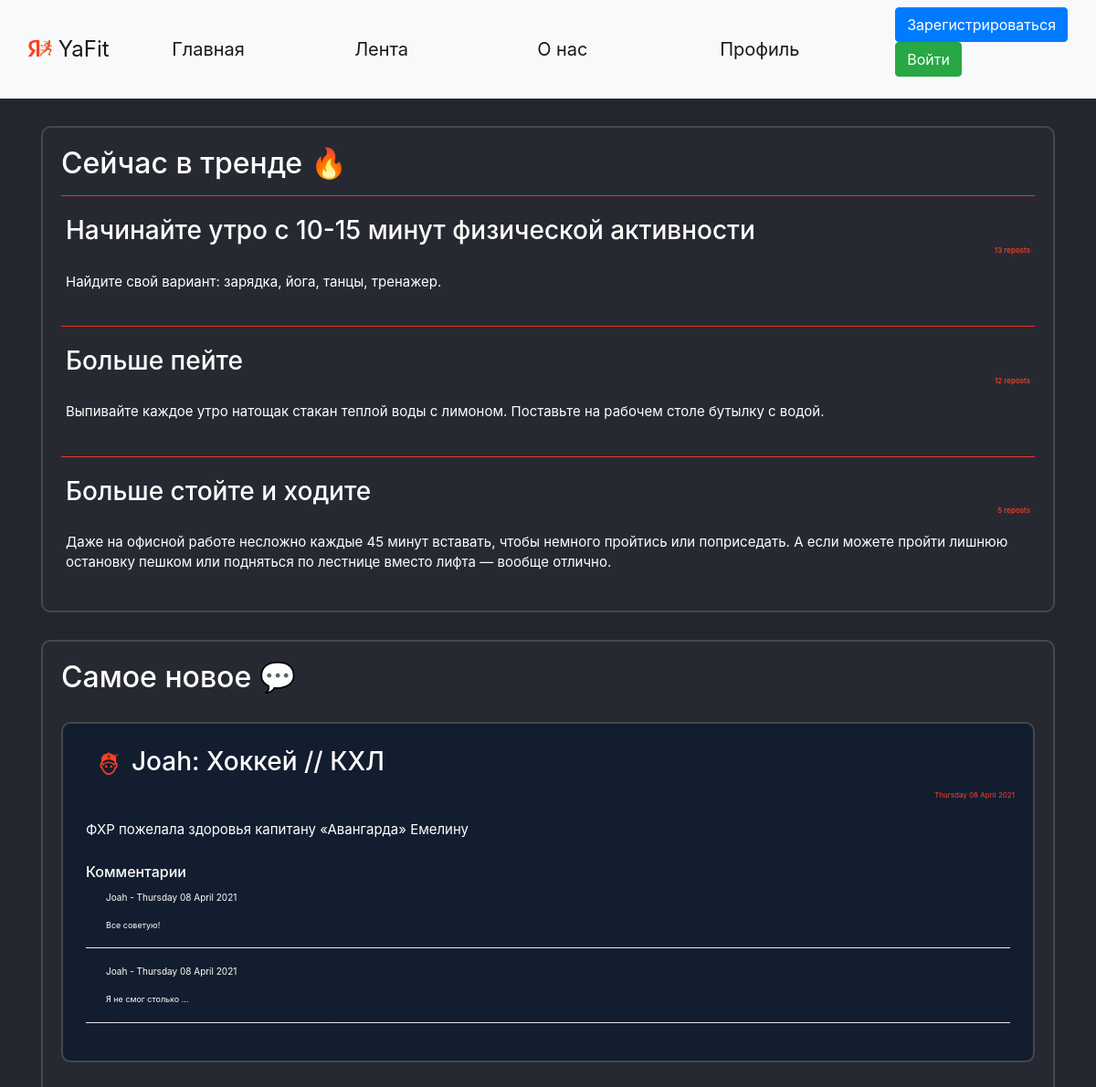
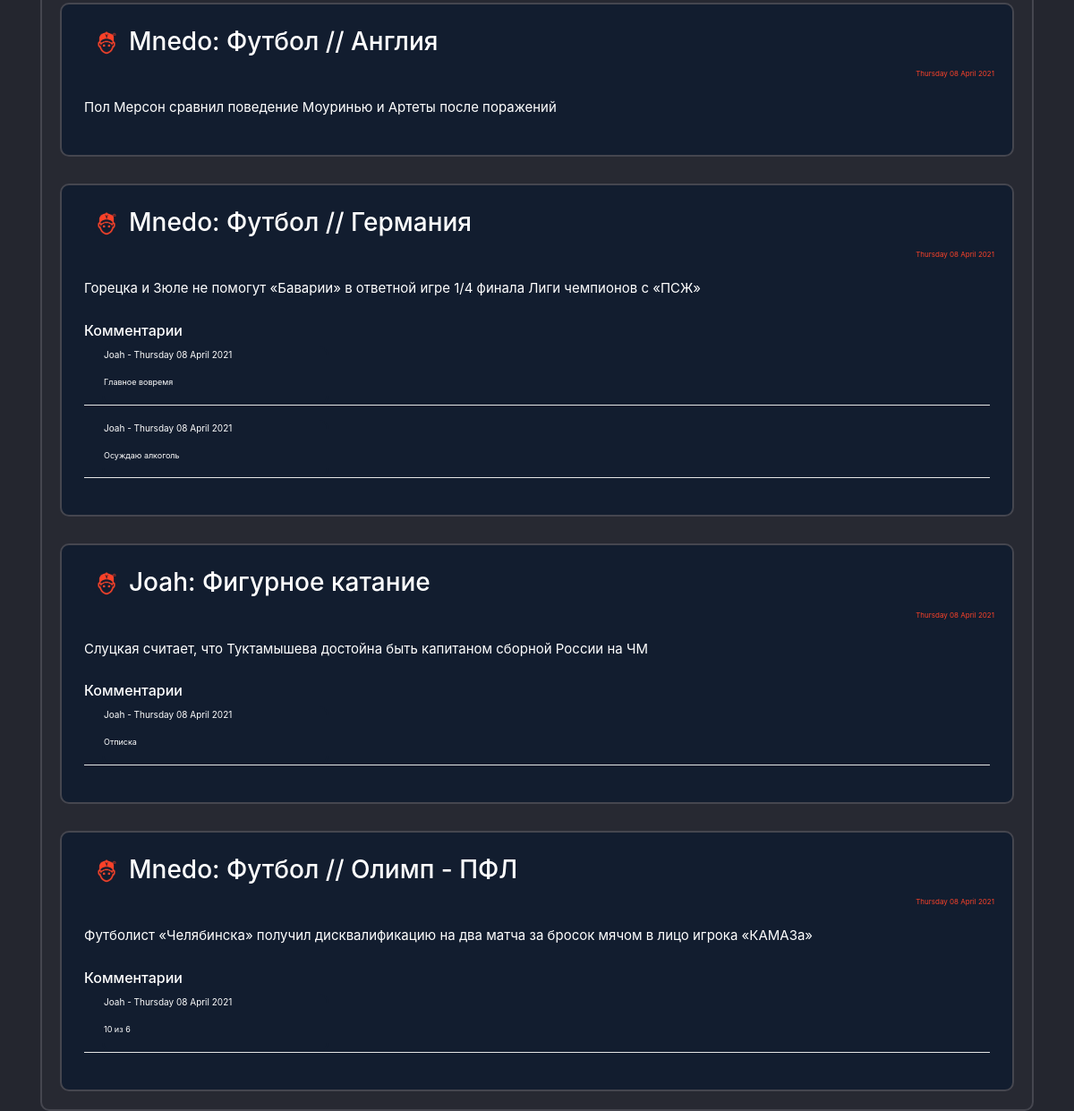
The page / on the database its author committed (2 pictures, top to bottom).
### data/habits.py (models this page shows)
class Habits(SqlAlchemyBase, UserMixin, SerializerMixin):
    __tablename__ = 'habits'
    id = sqlalchemy.Column(sqlalchemy.Integer,
                           primary_key=True, autoincrement=True)
    type = sqlalchemy.Column(sqlalchemy.String)
    period = sqlalchemy.Column(sqlalchemy.Integer)  # days
    about_link = sqlalchemy.Column(sqlalchemy.String)
    count = sqlalchemy.Column(sqlalchemy.Integer, default=0)
    reposts = sqlalchemy.Column(sqlalchemy.Integer, default=0)
    creator = sqlalchemy.Column(sqlalchemy.String, sqlalchemy.ForeignKey("users.id"))
    user = orm.relation('User')

### data/users.py (models this page shows, shortened)
class User(SqlAlchemyBase, UserMixin, SerializerMixin):
    __tablename__ = 'users'
    id = sqlalchemy.Column(sqlalchemy.Integer,
                           primary_key=True, autoincrement=True)
    name = sqlalchemy.Column(sqlalchemy.String)
    surname = sqlalchemy.Column(sqlalchemy.String)
    nickname = sqlalchemy.Column(sqlalchemy.String)
    age = sqlalchemy.Column(sqlalchemy.Integer)
    status = sqlalchemy.Column(sqlalchemy.String)
    about = sqlalchemy.Column(sqlalchemy.String)
    email = sqlalchemy.Column(sqlalchemy.String, unique=True)
    hashed_password = sqlalchemy.Column(sqlalchemy.String)
    modified_date = sqlalchemy.Column(sqlalchemy.DateTime, default=datetime.datetime.now)
    city_from = sqlalchemy.Column(sqlalchemy.String)
    habit = sqlalchemy.Column(sqlalchemy.String)  # id_1;id_2
    habits = orm.relation("Habits", back_populates='user')
    news = orm.relation("News", back_populates='user')
    comments = orm.relation("Comments", back_populates='user')

### data/news.py (models this page shows)
class News(SqlAlchemyBase, UserMixin, SerializerMixin):
    __tablename__ = 'news'
    id = sqlalchemy.Column(sqlalchemy.Integer,
                           primary_key=True, autoincrement=True)
    title = sqlalchemy.Column(sqlalchemy.String)
    content = sqlalchemy.Column(sqlalchemy.String)
    created_date = sqlalchemy.Column(sqlalchemy.DateTime,
                                     default=datetime.datetime.now)
    user_id = sqlalchemy.Column(sqlalchemy.Integer,
                                sqlalchemy.ForeignKey("users.id"))
    comms = sqlalchemy.Column(sqlalchemy.String)  # id_1;id_2
    user = orm.relation('User')

### data/comments.py (models this page shows)
class Comments(SqlAlchemyBase, UserMixin, SerializerMixin):
    __tablename__ = 'comments'
    id = sqlalchemy.Column(sqlalchemy.Integer,
                           primary_key=True, autoincrement=True)
    content = sqlalchemy.Column(sqlalchemy.String)
    created_date = sqlalchemy.Column(sqlalchemy.DateTime,
                                     default=datetime.datetime.now)
    user_id = sqlalchemy.Column(sqlalchemy.Integer,
                                sqlalchemy.ForeignKey("users.id"))
    user = orm.relation('User')

### main.py (the view)
@app.route("/")
def index():
    db_sess = db_session.create_session()
    habits = db_sess.query(Habits).all()
    habits = sorted(habits, key=lambda x: -int(x.reposts))
    top_habits = []
    habit_index = 0
    for habit in habits:
        habit_index += 1
        creator_nickname = (db_sess.query(User).filter(User.id == habit.creator).first()).nickname
        top_habits.append({'id': habit.id,
                           'type': habit.type,
                           'period': habit.period,
                           'about_link': habit.about_link,
                           'count': habit.count,
                           'reposts': habit.reposts,
                           'creator': creator_nickname})
        if habit_index == 3:
            break
    rec_news = db_sess.query(News).all()
    rec_news = sorted(rec_news, key=lambda x: x.created_date)
    top_news = []
    news_index = 0
    for news in rec_news:
        news_index += 1
        creator_nickname = (db_sess.query(User).filter(User.id == news.user_id).first()).nickname
        for images in os.listdir('static/img/users_photo'):
            if images == creator_nickname:
                path = images
        path = 'static/img/users_photo/default.jpg'
        comments = []
        if news.comms:
            if ';' in news.comms:
                for com_id in news.comms.split(';'):
                    comments.append(db_sess.query(Comments).filter(Comments.id == com_id).first())
            elif len(news.comms) == 1:
                com_id = news.comms
                comments = [db_sess.query(Comments).filter(Comments.id == com_id).first()]
        else:
            comments = []
        if len(comments) > 1:
            comments = sorted(comments, key=lambda x: x.created_date)
        comments_main = []
        for com in comments:
            comentor_nickname = db_sess.query(User).filter(User.id == com.user_id).first().nickname
            comments_main.append({'id': com.id,
                                  'content': com.content,
                                  'created_date': com.created_date.strftime("%A %d %B %Y"),
                                  'creator': comentor_nickname})
        comments = comments_main
        top_news.append({'id': news.id,
                         'title': news.title,
                         'content': news.content,
                         'created_date': news.created_date.strftime("%A %d %B %Y"),
                         'comms': comments,
                         'creator': creator_nickname,
                         'path': path})
        if news_index == 5:
            break
    return render_template("index.html", top_habits=top_habits, top_news=top_news)

### data/db_session.py (called while the page is built)
def create_session() -> Session:
    global __factory
    return __factory()

### templates/index.html (shortened to what this page needs)
{% extends "base.html" %}
{% block content %}
<div class="page_border">
    <h2>Сейчас в тренде &#128293;</h2>
    {% for habit in top_habits%}
    <hr>
    <div class="menu_item">
        <h3>{{habit['type']}}
            <div class="reposts">
                {{habit['reposts']}} reposts
            </div>
        </h3>
    </div>
    <div class="menu_item">
        <p>{{habit['about_link']}}</p>
    </div>
    {% endfor %}
</div>
<div class="page_border">
    <h2>Самое новое &#128172;</h2>
    {% for new in top_news%}
    <div class="page_border" style="background-color: #121d2f !important;">
        <div class="menu_item">
            <h3><a><img
                    src={{new['path']}} alt="avatar"
                    class="round_avatar"></a>{{new['creator']}}: {{new['title']}} </h3>
        </div>
        <div class="reposts">
            <p>{{new['created_date']}}</p>
        </div>
        <div class="menu_item">
            <p>{{new['content']}}</p>
        </div>
        {% if new['comms'] %}
        <div class="menu_item">
            <h6>Комментарии  </h6>
            {% for com in new['comms'] %}
            <div class="com_label" style="margin-left: 20px; padding: 0; margin-top: 0; margin-bottom;">
                <p style="font-size: 10px;">{{com['creator']}} - {{com['created_date']}}</p>
                <p style="font-size: 9px;">{{com['content']}}
                </p></div>
            <hr style="color: white; background-color: white; padding: 0; margin-top: 0; margin-bottom;">
            {% endfor %}
        </div>
        {% endif %}
    </div>
    {% endfor %}
</div>
{% endblock %}

### templates/base.html (shortened to what this page needs)
<!doctype html>
<html lang="en">
<head>
    <link rel="stylesheet" href="/static/css/style.css?<?=time()?>">
    <link rel="stylesheet"
          href="https://stackpath.bootstrapcdn.com/bootstrap/4.4.1/css/bootstrap.min.css"
>
</head>
<body>
<header>
    <nav class="navbar navbar-expand-lg navbar-light bg-light">
        <div class="container-fluid">
            <a class="navbar-brand" style="width: 250px;" href="/">
                <img src="/static/img/YaFit_logo.png" alt="" width="26" height="18"
                     class="d-inline-block text-align-center" style="margin-bottom:5px;">
                YaFit
            </a>
            <div class="collapse navbar-collapse">
                <ul class="mx-auto navbar-nav">
                    <li class="nav-item">
                        <a class="nav-link active" style="width: 200px;" aria-current="page" href="/">Главная</a>
                    </li>
                    <li class="nav-item">
                        <a class="nav-link active" style="width: 200px;" href="/news">Лента</a>
                    </li>
                    <li class="nav-item">
                        <a class="nav-link active" style="width: 200px;" href="/info">О нас</a>
                    </li>
                    <li class="nav-item">
                        <a class="nav-link active" style="width: 200px;" href="/office">Профиль</a>
                </ul>
                {% if current_user.is_authenticated %}
                <a class="navbar-brand" href="/logout">{{current_user.nickname}}</a>
                {% else %}
                <p>
                    <a class="btn btn-primary " href="/register">Зарегистрироваться</a>
                    <a class="btn btn-success" href="/login">Войти</a>
                </p>
                {% endif %}
            </div>
        </div>
    </nav>
</header>
<main role="main" class="container">
    {% block content %}{% endblock %}
</main>
</body>
</html>

### static/css/style.css (style rules this page uses)
body { background-color: #24262f !important; color: white; }
.nav-item { color: black; font-weight: 400; font-size: 20px !important; }
.navbar-brand { font-size: 24px !important; }
.page_border { background-color: #272932 !important; color: white !important; border: 2px solid #45464F; border-radius: 10px; padding: 20px !important; margin: 0 auto; margin-top: 30px; }
.menu_item { padding: 5px !important; font-size: 15px !important; }
hr { background-color: #FB4229; color: #FB4229; }
.reposts { color: #FB4229 !important; font-size: 8px !important; text-align: right; }
.com_label { background-color: #121d2f !important; color: white !important; border: 2px solid #121d2f; width: 25%; border-radius: 10px; }
.round_avatar { margin-left:10px; margin-right:10px; width: 30px !important; height: 30px !important; border-radius: 50px !important; }

### rows shown on the page
Habits: type "Начинайте утро с 10-15 минут физической активности", about_link "Найдите свой вариант: зарядка, йога, танцы, тренажер."
Habits: type "Больше пейте", about_link "Выпивайте каждое утро натощак стакан теплой воды с лимоном. Поставьте на рабочем столе бутылку с водой."
Habits: type "Больше стойте и ходите", about_link "Даже на офисной работе несложно каждые 45 минут вставать, чтобы немного пройтись или поприседать. А если можете пройти лишнюю остановку пешком или подняться по лестнице вместо лифта — вообще отлично."
User: creator "Joah" "Joah", creator "Joah" "Joah" "Joah" "Joah" "Joah" "Joah"
News: title "Хоккей // КХЛ", content "ФХР пожелала здоровья капитану «Авангарда» Емелину"
Comments: content "Все советую!"
Comments: content "Я не смог столько ..."
User: creator "Mnedo" "Mnedo" "Mnedo"
News: title "Футбол // Англия", content "Пол Мерсон сравнил поведение Моуринью и Артеты после поражений"
News: title "Футбол // Германия", content "Горецка и Зюле не помогут «Баварии» в ответной игре 1/4 финала Лиги чемпионов с «ПСЖ»"
Comments: content "Главное вовремя"
Comments: content "Осуждаю алкоголь"
News: title "Фигурное катание", content "Слуцкая считает, что Туктамышева достойна быть капитаном сборной России на ЧМ"
Comments: content "Отписка"
News: title "Футбол // Олимп - ПФЛ", content "Футболист «Челябинска» получил дисквалификацию на два матча за бросок мячом в лицо игрока «КАМАЗа»"
Comments: content "10 из 6"

### other values the page prints
{{ habit['reposts'] }} "13" "12" "5"
{{ new['created_date'] }} "Thursday 08 April 2021" "Thursday 08 April 2021" "Thursday 08 April 2021" "Thursday 08 April 2021" "Thursday 08 April 2021"
{{ com['created_date'] }} "Thursday 08 April 2021" "Thursday 08 April 2021" "Thursday 08 April 2021" "Thursday 08 April 2021" "Thursday 08 April 2021" "Thursday 08 April 2021"
